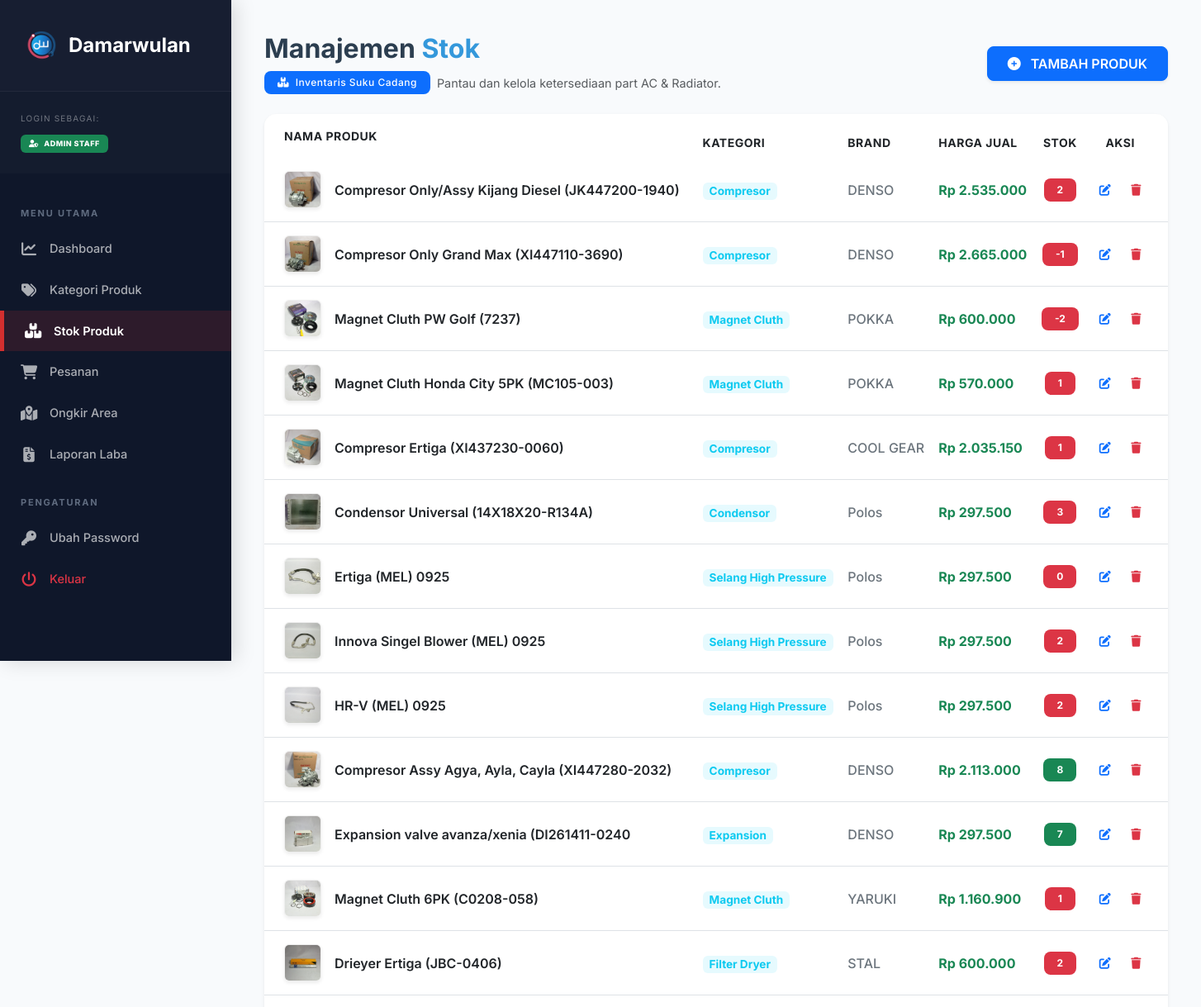
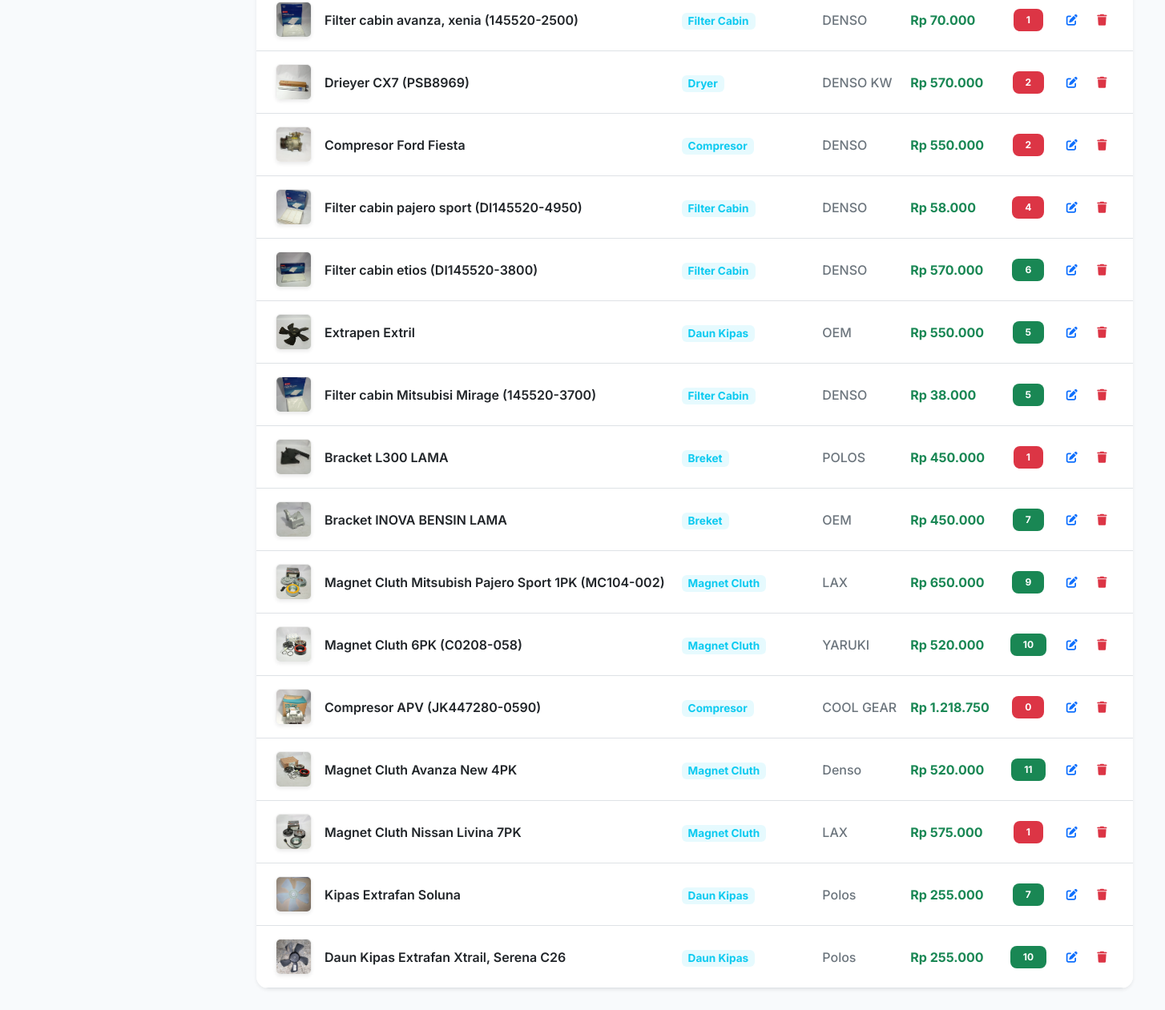
The app's page /admin/produk.php with its own data (2 pictures, top to bottom).
### tables this page shows
CREATE TABLE `produk` (
  `id_produk` int(11) NOT NULL,
  `id_kategori` int(11) NOT NULL,
  `id_model` int(11) DEFAULT NULL,
  `nomor_suku_cadang` varchar(100) DEFAULT NULL,
  `nama_produk` varchar(150) NOT NULL,
  `merk` varchar(255) NOT NULL,
  `deskripsi` text DEFAULT NULL,
  `gambar` varchar(255) DEFAULT 'default-part.jpg',
  `harga` decimal(10,2) NOT NULL,
  `stok` int(11) NOT NULL DEFAULT 0,
  `berat_gram` int(11) NOT NULL
);

CREATE TABLE `kategori` (
  `id_kategori` int(11) NOT NULL,
  `nama_kategori` varchar(100) NOT NULL
);

### admin/produk.php (the view, shortened to what this page needs)
<?php
require_once '../config/koneksi.php';
include 'header_admin.php';
?>
<div class="main-content">
    <div class="row mb-4 align-items-center">
        <div class="col">
            <h2 class="fw-bold mb-1" style="color: #2c3e50;">Manajemen <span style="color: #3498db;">Stok</span></h2>
            <div class="d-flex align-items-center mt-2">
                <span class="badge bg-primary text-white px-3 py-2 me-2" style="border-radius: 8px; font-weight: 500; letter-spacing: 0.5px;">
                    <i class="fas fa-boxes me-1"></i> Inventaris Suku Cadang
                </span>
                <p class="text-muted small mb-0" style="font-size: 0.9rem;">Pantau dan kelola ketersediaan part AC & Radiator.</p>
            </div>
        </div>
        <div class="col-auto">
            <button class="btn btn-primary shadow-sm px-4 py-2" data-bs-toggle="modal" data-bs-target="#modalTambah" style="border-radius: 8px; font-weight: 600; transition: all 0.3s ease;">
                <i class="fas fa-plus-circle me-2"></i> TAMBAH PRODUK
            </button>
        </div>
    </div>
    <div class="card border-0 shadow-sm" style="border-radius: 15px; overflow: hidden;">
        <div class="card-body p-0">
            <div class="table-responsive">
                <table class="table align-middle mb-0 text-nowrap">
                    <thead class="bg-light small fw-bold text-uppercase" style="color: #7f8c8d; letter-spacing: 0.5px;">
                        <tr>
                            <th class="ps-4 py-3 border-0">NAMA PRODUK</th>
                            <th class="border-0">KATEGORI</th>
                            <th class="border-0">BRAND</th>
                            <th class="border-0">HARGA JUAL</th>
                            <th class="text-center border-0">STOK</th>
                            <th class="text-center pe-4 border-0">AKSI</th>
                        </tr>
                    </thead>
                    <tbody>
                        <?php
                        $sql = "SELECT p.*, k.nama_kategori
                            FROM produk p
                            JOIN kategori k ON p.id_kategori = k.id_kategori
                            ORDER BY p.id_produk DESC";
                        $res = mysqli_query($conn, $sql);
                        if(mysqli_num_rows($res) > 0):
                            while ($row = mysqli_fetch_assoc($res)):
                        ?>
                                <tr style="transition: all 0.2s ease;" class="table-row-hover border-bottom">
                                    <td class="ps-4 py-3">
                                        <div class="d-flex align-items-center">
                                            <div class="me-3">
                                                <?php if(!empty($row['gambar']) && $row['gambar'] != 'default-part.jpg'): ?>
                                                    <img src="../assets/img/<?= $row['gambar']; ?>" alt="img" class="rounded shadow-sm" style="width: 45px; height: 45px; object-fit: cover; border: 1px solid #eee;">
                                                <?php else: ?>
                                                    <div class="bg-light rounded p-2 text-primary text-center d-flex align-items-center justify-content-center shadow-sm" style="width: 45px; height: 45px; border: 1px solid #eee;">
                                                        <i class="fas fa-box-open"></i>
                                                    </div>
                                                <?php endif; ?>
                                            </div>
                                            <span class="fw-semibold text-dark"><?= $row['nama_produk']; ?></span>
                                        </div>
                                    </td>
                                    <td>
                                        <span class="badge px-2 py-1" style="font-size: 0.85rem; background-color: rgba(13, 202, 240, 0.1); color: #0dcaf0;"><?= $row['nama_kategori']; ?></span>
                                    </td>
                                    <td>
                                        <span class="fw-medium text-secondary"><?= $row['merk']; ?></span>
                                    </td>
                                    <td class="fw-bold text-success fs-6">
                                        Rp <?= number_format($row['harga'], 0, ',', '.'); ?>
                                    </td>
                                    <td class="text-center">
                                        <span class="badge <?= ($row['stok'] < 5) ? 'bg-danger' : 'bg-success'; ?> px-3 py-2" style="border-radius: 8px;">
                                            <?= $row['stok']; ?>
                                        </span>
                                    </td>
                                    <td class="text-center pe-4">
                                        <button onclick="editProduk(<?= $row['id_produk']; ?>, '<?= htmlspecialchars(addslashes($row['nama_produk'])); ?>', <?= $row['id_kategori']; ?>, '<?= htmlspecialchars(addslashes($row['merk'])); ?>', <?= $row['harga']; ?>, <?= $row['stok']; ?>)" class="btn btn-sm btn-outline-primary border-0 me-1 btn-aksi" title="Edit" style="border-radius: 6px;">
                                            <i class="fas fa-edit"></i>
                                        </button>
                                        <button onclick="hapusProduk(<?= $row['id_produk']; ?>)" class="btn btn-sm btn-outline-danger border-0 btn-aksi" title="Hapus" style="border-radius: 6px;">
                                            <i class="fas fa-trash"></i>
                                        </button>
                                    </td>
                                </tr>
                            <?php endwhile; ?>
                        <?php endif; ?>
                    </tbody>
                </table>
            </div>
        </div>
    </div>
</div>
<?php include 'footer_admin.php'; ?>

### admin/header_admin.php (style rules this page uses)
:root { --sidebar-width: 280px; --deep-navy: #0f172a; --vibrant-red: #d32f2f; --light-bg: #f8fafc; --text-gray: #94a3b8; }
body { background-color: var(--light-bg); font-family: 'Inter', sans-serif; overflow-x: hidden; color: #334155; }

### admin/produk.php (style rules this page uses)
.btn-aksi { transition: all 0.2s ease; }

### records on screen
produk: gambar (picture), nama_produk "Compresor Only/Assy Kijang Diesel (JK447200-1940)", id_kategori.nama_kategori "Compresor", merk "DENSO", harga "2.535.000", stok "2"
produk: gambar (picture), nama_produk "Compresor Only Grand Max (XI447110-3690)", id_kategori.nama_kategori "Compresor", merk "DENSO", harga "2.665.000", stok "-1"
produk: gambar (picture), nama_produk "Magnet Cluth PW Golf (7237)", id_kategori.nama_kategori "Magnet Cluth", merk "POKKA", harga "600.000", stok "-2"
produk: gambar (picture), nama_produk "Magnet Cluth Honda City 5PK (MC105-003)", id_kategori.nama_kategori "Magnet Cluth", merk "POKKA", harga "570.000", stok "1"
produk: gambar (picture), nama_produk "Compresor Ertiga (XI437230-0060)", id_kategori.nama_kategori "Compresor", merk "COOL GEAR", harga "2.035.150", stok "1"
produk: gambar (picture), nama_produk "Condensor Universal (14X18X20-R134A)", id_kategori.nama_kategori "Condensor", merk "Polos", harga "297.500", stok "3"
produk: gambar (picture), nama_produk "Ertiga (MEL) 0925", id_kategori.nama_kategori "Selang High Pressure", merk "Polos", harga "297.500", stok "0"
produk: gambar (picture), nama_produk "Innova Singel Blower (MEL) 0925", id_kategori.nama_kategori "Selang High Pressure", merk "Polos", harga "297.500", stok "2"
produk: gambar (picture), nama_produk "HR-V (MEL) 0925", id_kategori.nama_kategori "Selang High Pressure", merk "Polos", harga "297.500", stok "2"
produk: gambar (picture), nama_produk "Compresor Assy Agya, Ayla, Cayla (XI447280-2032)", id_kategori.nama_kategori "Compresor", merk "DENSO", harga "2.113.000", stok "8"
produk: gambar (picture), nama_produk "Expansion valve avanza/xenia (DI261411-0240", id_kategori.nama_kategori "Expansion", merk "DENSO", harga "297.500", stok "7"
produk: gambar (picture), nama_produk "Magnet Cluth 6PK (C0208-058)", id_kategori.nama_kategori "Magnet Cluth", merk "YARUKI", harga "1.160.900", stok "1"
produk: gambar (picture), nama_produk "Drieyer Ertiga (JBC-0406)", id_kategori.nama_kategori "Filter Dryer", merk "STAL", harga "600.000", stok "2"
produk: gambar (picture), nama_produk "Filter cabin avanza, xenia (145520-2500)", id_kategori.nama_kategori "Filter Cabin", merk "DENSO", harga "70.000", stok "1"
produk: gambar (picture), nama_produk "Drieyer CX7 (PSB8969)", id_kategori.nama_kategori "Dryer", merk "DENSO KW", harga "570.000", stok "2"
produk: gambar (picture), nama_produk "Compresor Ford Fiesta", id_kategori.nama_kategori "Compresor", merk "DENSO", harga "550.000", stok "2"
produk: gambar (picture), nama_produk "Filter cabin pajero sport (DI145520-4950)", id_kategori.nama_kategori "Filter Cabin", merk "DENSO", harga "58.000", stok "4"
produk: gambar (picture), nama_produk "Filter cabin etios (DI145520-3800)", id_kategori.nama_kategori "Filter Cabin", merk "DENSO", harga "570.000", stok "6"
produk: gambar (picture), nama_produk "Extrapen Extril", id_kategori.nama_kategori "Daun Kipas", merk "OEM", harga "550.000", stok "5"
produk: gambar (picture), nama_produk "Filter cabin Mitsubisi Mirage (145520-3700)", id_kategori.nama_kategori "Filter Cabin", merk "DENSO", harga "38.000", stok "5"
produk: gambar (picture), nama_produk "Bracket L300 LAMA", id_kategori.nama_kategori "Breket", merk "POLOS", harga "450.000", stok "1"
produk: gambar (picture), nama_produk "Bracket INOVA BENSIN LAMA", id_kategori.nama_kategori "Breket", merk "OEM", harga "450.000", stok "7"
produk: gambar (picture), nama_produk "Magnet Cluth Mitsubish Pajero Sport 1PK (MC104-002)", id_kategori.nama_kategori "Magnet Cluth", merk "LAX", harga "650.000", stok "9"
produk: gambar (picture), nama_produk "Magnet Cluth 6PK (C0208-058)", id_kategori.nama_kategori "Magnet Cluth", merk "YARUKI", harga "520.000", stok "10"
produk: gambar (picture), nama_produk "Compresor APV (JK447280-0590)", id_kategori.nama_kategori "Compresor", merk "COOL GEAR", harga "1.218.750", stok "0"
produk: gambar (picture), nama_produk "Magnet Cluth Avanza New 4PK", id_kategori.nama_kategori "Magnet Cluth", merk "Denso", harga "520.000", stok "11"
produk: gambar (picture), nama_produk "Magnet Cluth Nissan Livina 7PK", id_kategori.nama_kategori "Magnet Cluth", merk "LAX", harga "575.000", stok "1"
produk: gambar (picture), nama_produk "Kipas Extrafan Soluna", id_kategori.nama_kategori "Daun Kipas", merk "Polos", harga "255.000", stok "7"
produk: gambar (picture), nama_produk "Daun Kipas Extrafan Xtrail, Serena C26", id_kategori.nama_kategori "Daun Kipas", merk "Polos", harga "255.000", stok "10"
